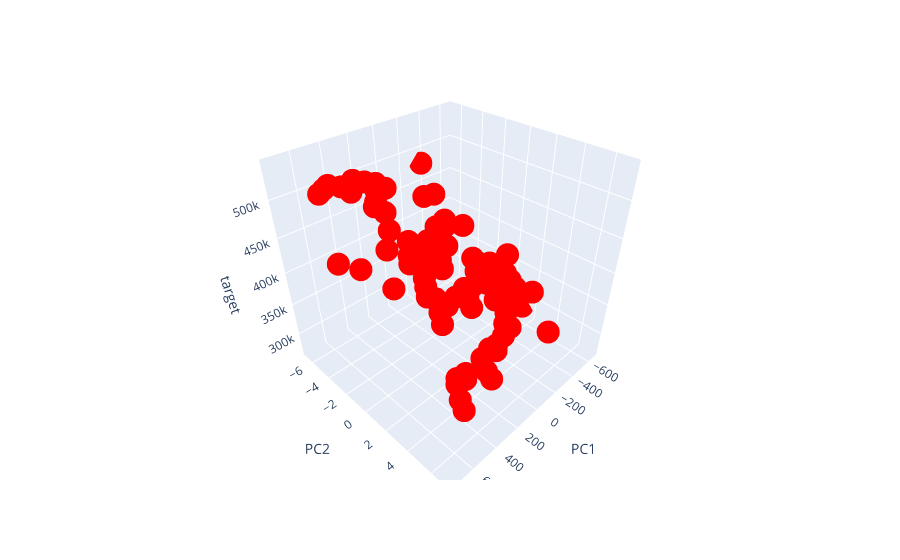

Notebook code for this chart:
### Code cell
#plotting all 2 principal components with target 
dataset_3D = df_data2_transform2D.copy()
dataset_3D["target"] = y_values

fig = px.scatter_3d(dataset_3D, x = 'PC1', y = 'PC2', z = 'target').update_traces(marker = dict(color = "#000000"))
fig.update_traces(marker = dict(color = "#FF0000"))
fig.show()
